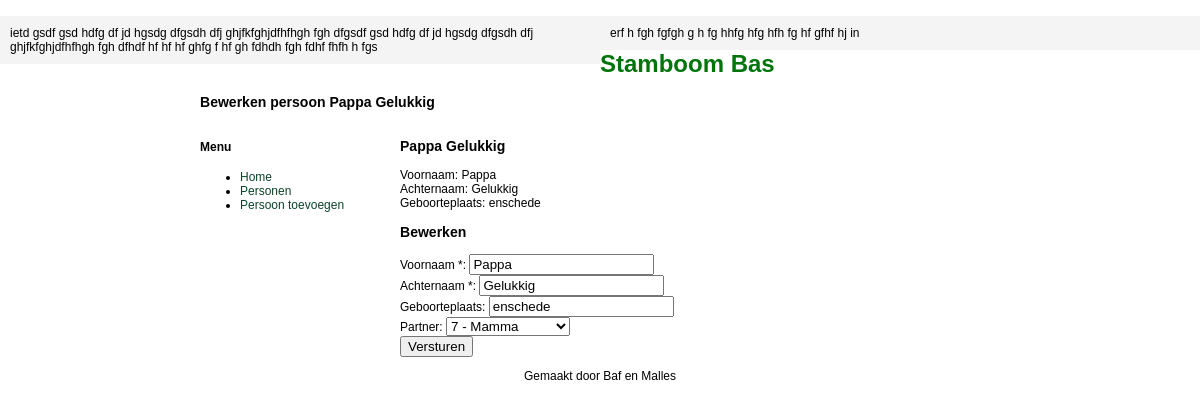
/oud/persoon/persoon.php?persoon_id=2, run on an earlier commit of the app's database.
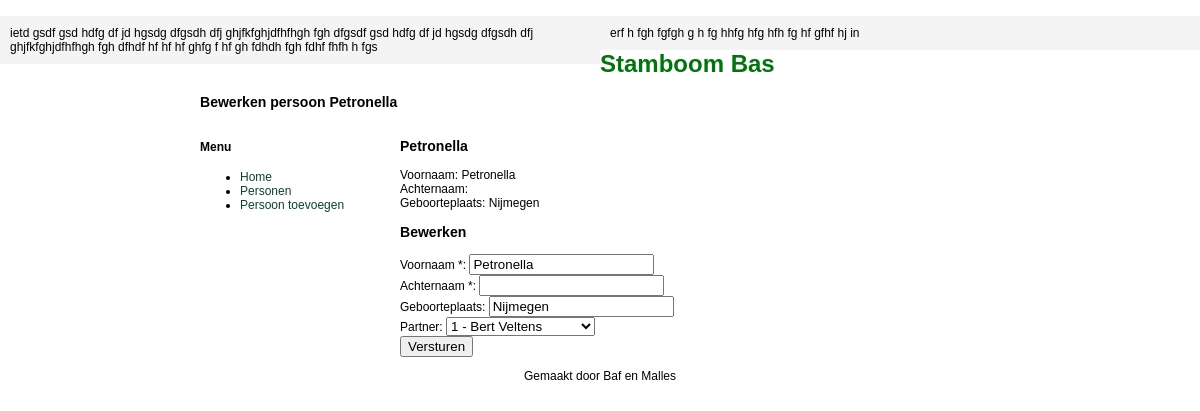
And on a later commit of the database.
### tables this page shows
CREATE TABLE IF NOT EXISTS `personenregister` (
  `persoon_id` int(11) NOT NULL AUTO_INCREMENT,
  `partner_id` int(11) NOT NULL,
  `partnerschap_id` int(11) NOT NULL,
  `ouder_id` int(11) NOT NULL,
  `geslacht` text NOT NULL,
  `voornaam` text NOT NULL,
  `tweedenaam` text NOT NULL,
  `derdenaam` text NOT NULL,
  `voorvoegsel_achternaam` text NOT NULL,
  `achternaam` text NOT NULL,
  `voorvoegsel_meisjesnaam` text NOT NULL,
  `meisjesnaam` text NOT NULL,
  `geboortedatum` date NOT NULL,
  `doopdatum` date NOT NULL,
  `geboorteplaats` text NOT NULL,
  `doopplaats` text NOT NULL,
  `sterfdatum` date NOT NULL,
  `sterfplaats` text NOT NULL,
  `beroep1` text NOT NULL,
  `beroep2` text NOT NULL,
  `beroep3` text NOT NULL,
  `opmerking1` text NOT NULL,
  `opmerking2` text NOT NULL,
  `documentatie1` text NOT NULL,
  `documentatie2` text NOT NULL,
  `foto1` int(11) NOT NULL,
  `partner1` text NOT NULL,
  `huwlijksdatum1` date NOT NULL,
  `partner2` text NOT NULL,
  `huwlijksdatum2` date NOT NULL,
  `partner3` text NOT NULL,
  `huwlijksdatum3` date NOT NULL,
  `toevoegen` text NOT NULL,
  PRIMARY KEY (`persoon_id`)
);

### oud/persoon/persoon.php (called while the page is built, shortened)
<?php
$db = getDatabase();
$persoon_id = $_GET['persoon_id'];
$sql = "SELECT *
FROM `personenregister`
WHERE `persoon_id` = " . $db->escape_string($persoon_id) . "
LIMIT 0, 1;";
$persoonData = $db->query($sql);
$persoon = $persoonData->fetch_assoc();
$data = array();
$data['title'] = 'Bewerken persoon ' . $persoon['voornaam'] . ' ' . $persoon['achternaam'];
$data['view'] = 'persoon';
$sql = "SELECT persoon_id, persoon_id, voornaam, achternaam
FROM `personenregister`
WHERE `persoon_id` NOT IN (" . $persoon['persoon_id'] . ")
AND (`partner_id` = 0 OR `partner_id` = " . $persoon['persoon_id'] . ")
ORDER BY achternaam ASC;" ;
$pulldownData = $db->query($sql);
$pulldownOpties = array();
while($row = $pulldownData->fetch_assoc()){
	$pulldownOpties[$row['persoon_id']] = $row['persoon_id'] . ' - ' .$row['voornaam'] . ' ' . $row['achternaam'];
}
$data['pulldownOptiesPersonen'] = $pulldownOpties;
include '../template/template.php';

### oud/template/views/persoon.php (the view, shortened to what this page needs)
<h3><?php echo $persoon['voornaam']; ?> <?php echo $persoon['achternaam']; ?></h3>
	Voornaam: <?php echo $persoon['voornaam']; ?><br/>
	Achternaam: <?php echo $persoon['achternaam']; ?><br/>
	Geboorteplaats: <?php echo $persoon['geboorteplaats']; ?><br/>
<h3>Bewerken</h3>
<form name="input" action="/persoon/persoonwijzigen.php" method="post">
	Voornaam *: <input type="text" name="form[voornaam]" value="<?php echo $persoon['voornaam']; ?>"/> <br/>
	Achternaam *: <input type="text" name="form[achternaam]" value="<?php echo $persoon['achternaam']; ?>"/> <br/>
	Geboorteplaats: <input type="text" name="form[geboorteplaats]" value="<?php echo $persoon['geboorteplaats']; ?>"/> <br/>
	Partner: <select name="form[partner_id]">
		<?php foreach ($data['pulldownOptiesPersonen'] as $id=>$text) :
			$selected = '';
			if ($id == $persoon['partner_id']) {
				$selected = ' selected="selected"';
			}
			?>
			<option value="<?php echo $id; ?>"<?php echo $selected; ?>><?php echo $text; ?></option>
		<?php endforeach; ?>
	</select><br/>
	<button type="submit">Versturen</button>
</form>

### oud/template/header.php (shortened to what this page needs)
<h1>Stamboom Bas</h1>
<h3><?php echo $data['title']; ?></h3>

What changed in the data, as far as the page shows it:
changed personenregister: voornaam "Pappa" → "Petronella"; geboorteplaats "enschede" → "Nijmegen"; achternaam "Gelukkig" → (not shown)
Also different on the page:
$data['title']: "Bewerken persoon Pappa Gelukkig" → "Bewerken persoon Petronella"
form field value: "7 - Mamma" → "1 - Bert Veltens"
